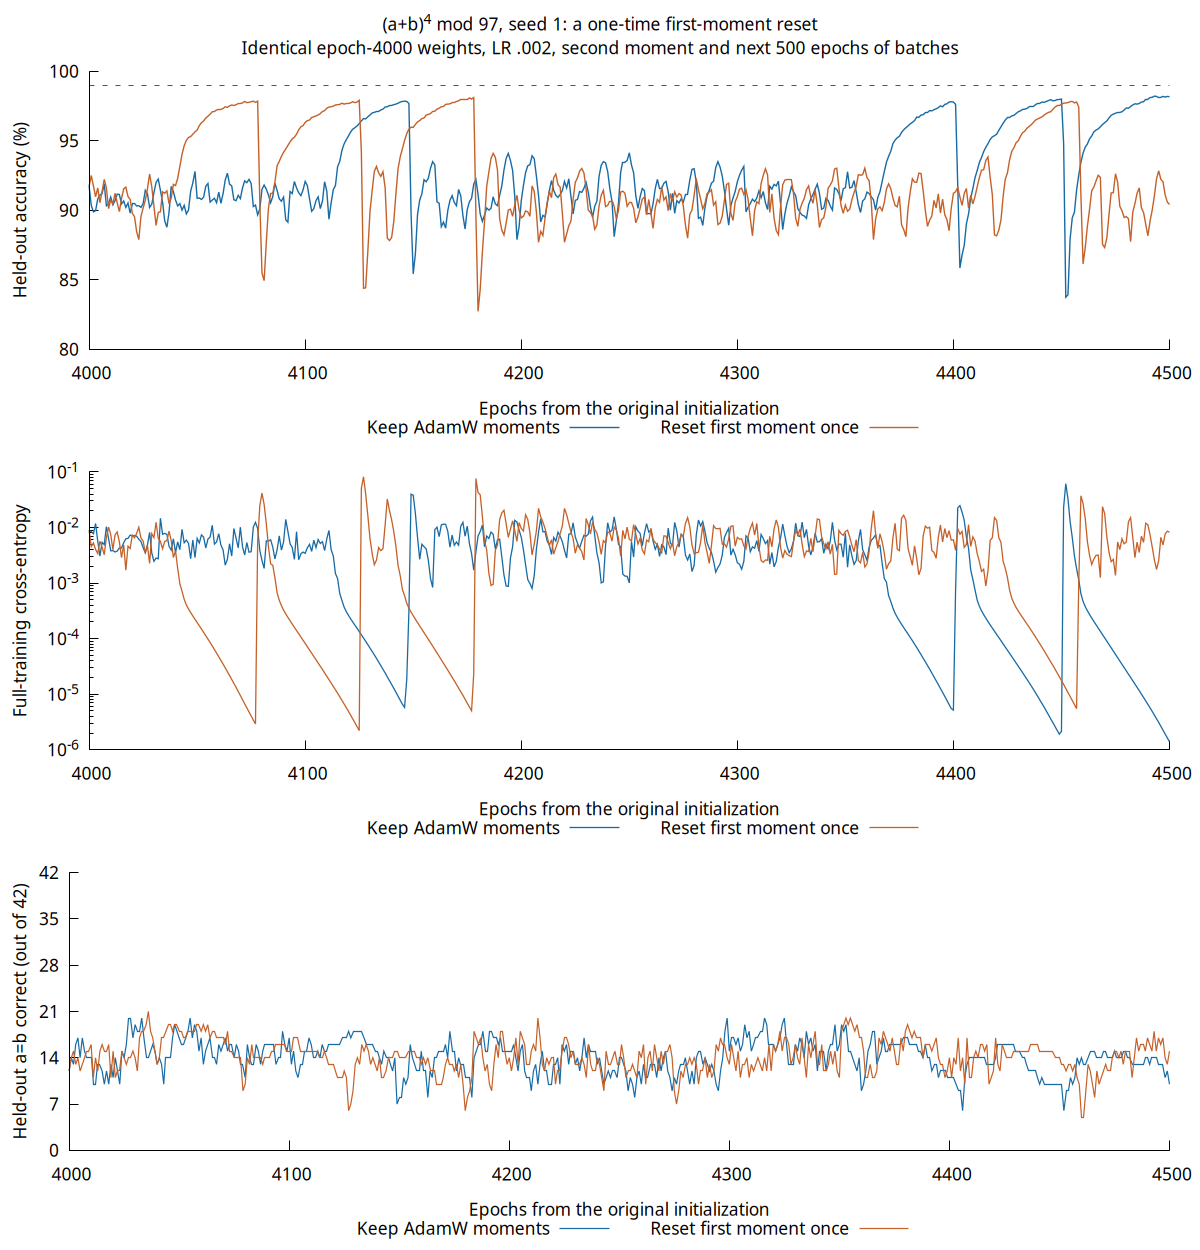

Here is the gnuplot script that generated this plot:
# Run from this directory. Set render_png=1 for PNG; default is SVG.
# Complete unsmoothed histories, including every unfavorable observation.
if (!exists("render_png")) render_png=0
set encoding utf8
set datafile separator "\t"
set border 3
set tics nomirror
set grid ytics lc rgb "#d9e0e8"
set xlabel "Epochs from the original initialization"
set xrange [4000:4500]
set key outside below horizontal
if (render_png) {
    set terminal pngcairo size 1200,1250 enhanced font "sans,13"
    set output "pow4-momentum-500.png"
} else {
    set terminal svg size 1200,1250 dynamic enhanced font "sans,13"
    set output "pow4-momentum-500.svg"
}
set multiplot layout 3,1 title "(a+b)^4 mod 97, seed 1: a one-time first-moment reset\nIdentical epoch-4000 weights, LR .002, second moment and next 500 epochs of batches"
set ylabel "Held-out accuracy (%)"
set yrange [80:100]
set ytics 5
set arrow 1 from graph 0, first 99 to graph 1, first 99 nohead dt 2 lc rgb "#555555"
plot "pow4-momentum-500-keep.tsv" using 2:3 with lines lw 1.4 lc rgb "#176ba5" title "Keep AdamW moments", \
     "pow4-momentum-500-reset_first.tsv" using 2:3 with lines lw 1.4 lc rgb "#c56028" title "Reset first moment once"
unset arrow 1
set ylabel "Full-training cross-entropy"
set logscale y
set yrange [*:*]
set ytics autofreq
set format y "10^{%L}"
plot "pow4-momentum-500-keep.tsv" using 2:4 with lines lw 1.3 lc rgb "#176ba5" title "Keep AdamW moments", \
     "pow4-momentum-500-reset_first.tsv" using 2:4 with lines lw 1.3 lc rgb "#c56028" title "Reset first moment once"
unset logscale y
set format y "%g"
set ylabel "Held-out a=b correct (out of 42)"
set yrange [0:42]
set ytics 7
plot "pow4-momentum-500-keep.tsv" using 2:6 with lines lw 1.2 lc rgb "#176ba5" title "Keep AdamW moments", \
     "pow4-momentum-500-reset_first.tsv" using 2:6 with lines lw 1.2 lc rgb "#c56028" title "Reset first moment once"
unset multiplot
unset output
